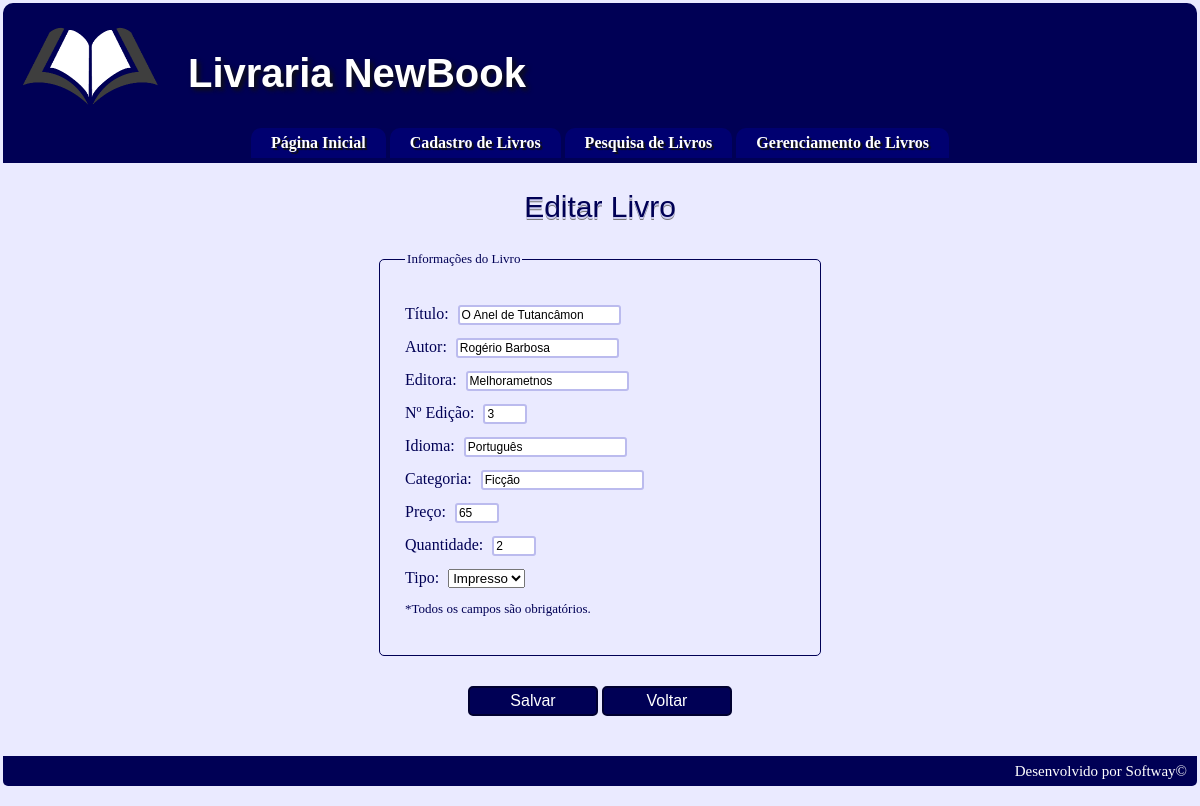
Page /gerenciaLivro.php?acao=editar&id=5 on the committed database.
### tables this page shows
CREATE TABLE IF NOT EXISTS `livro` (
  `id` int(11) NOT NULL AUTO_INCREMENT,
  `titulo` varchar(200) NOT NULL,
  `autor` varchar(100) NOT NULL,
  `editora` varchar(100) NOT NULL,
  `edicao` int(11) NOT NULL,
  `idioma` varchar(100) NOT NULL,
  `categoria` varchar(100) NOT NULL,
  `preco` float NOT NULL,
  `quantidade` int(11) NOT NULL,
  `tipo` varchar(100) NOT NULL,
  PRIMARY KEY (`id`)
);

### editaLivro.php (the view, shortened to what this page needs)
<?php
	if ((isset($_GET['id'])) && ($_GET['id'] != "")) {
		$sql= "SELECT * FROM `livro` WHERE `id` LIKE '".$_GET['id']."'";
		$reg= mysql_query($sql,$conexao) or die (mysql_error());
		$numRegistros = mysql_num_rows($reg);
		echo "<div id='content'>
				<p>
					<h2> Editar Livro</h2>
				</p>";
		if ($numRegistros!=0){
			$sql= "SELECT * FROM `livro` WHERE `id` LIKE '".$_GET['id']."'";
			$reg= mysql_query($sql,$conexao) or die (mysql_error());
			$resultado  = mysql_fetch_object($reg);
			echo
			"<form action='#' method='post' onsubmit=\"alert('Dados alterados com sucesso!')\">
				<fieldset>
					<legend>Informações do Livro</legend>
					<p>
						<label for=titulo> Título: </label>
						<input type=text name=titulo value='".$resultado->titulo."' id='titulo' maxlength=200 required>
					</p>
					<p>
						<label for=autor> Autor: </label>
						<input type=text name=autor value='".$resultado->autor."' id='autor' maxlength=100 required>
					</p>
					<p>
						<label for=editora> Editora: </label>
						<input type=text name=editora value='".$resultado->editora."' id='editora' maxlength=100 required>
					</p>
					<p>
						<label for=edicao> Nº Edição: </label>
						<input type=text name=edicao value='".$resultado->edicao."' id='edicao' size=3 required pattern='[0-9]+'>
					</p>
					<p>
						<label for=idioma> Idioma: </label>
						<input type=text name=idioma value='".$resultado->idioma."' id='idioma' maxlength=100 required>
					</p>
					<p>
						<label for=categoria> Categoria: </label>
						<input type=text name=categoria value='".$resultado->categoria."' id='categoria' maxlength=100 required>
					</p>
					<p>
						<label for=preco> Preço: </label>
						<input type=text name=preco value='".$resultado->preco."' id='preco' size=3 required pattern='[0-9.]+'>
					</p>
					<p>
						<label for=quantidade> Quantidade: </label>
						<input type=text name=quantidade value='".$resultado->quantidade."' id='quantidade' size=3 required pattern='[0-9]+'>
					</p>
					<p>
						<label for=tipo> Tipo: </label>
						<select name='tipo' id='tipo' required>
							<option value='impresso'>Impresso</option>
							<option value='ebook' ";
					echo">E-book</option>
						</select>
					</p>
					<p>
						<font size=2>*Todos os campos são obrigatórios.</font>
					</p>
				</fieldset>
				<p>
					<input type=submit name=salvar class=submit value='Salvar'>
					<a href='gerenciaLivro.php'><button type=button onclick='gerenciaLivro.php'>Voltar</button></a>
				</p>
			</form>";
		}else{
			echo "<P align=center>Livro a ser editado não encontrado.</P>";
		}
		echo "</div>";
	}
?>

### style.css (style rules this page uses)
body { background-color: #EAEAFF; margin:3px; height:100%; }
#content { margin: 0px 40px 40px 40px; text-align: justify; color:#000055; }
h2 { margin: 1em 0 0.5em 0; color: #000055; font-weight: normal; font-family: 'Orienta', sans-serif; font-size: 30px; line-height: 28px; text-shadow: 0 2px #CCCCEE, 0 3px #777; text-align:center; }

### form.css (style rules this page uses)
input { font: 12px verdana, arial, helvetica, sans-serif; border:2px solid #BBBBEE; border-radius: 3px; }
form { text-align:center; margin:0 auto; }
.submit { background-color: #000055; height: 30px; width: 130px; font-size: 16; border:2px solid #000030; border-radius: 5px; color:white; float:none; cursor:pointer; }
button { background-color: #000055; height: 30px; width: 130px; font-size: 16; border:2px solid #000030; border-radius: 5px; color:white; float:none; cursor:pointer; }
label { text-align: right; width: 180px; padding-right: 5px; font-size:16; }
fieldset { border: solid 1px #000055; border-radius:5px; padding:25px; margin:30px auto; width: 35%; text-align:left; color: #000055; font-size:13; }

### rows in the picture
livro: titulo "O Anel de Tutancâmon", autor "Rogério Barbosa", editora "Melhorametnos", edicao "3", idioma "Português", categoria "Ficção", preco "65", quantidade "2"
